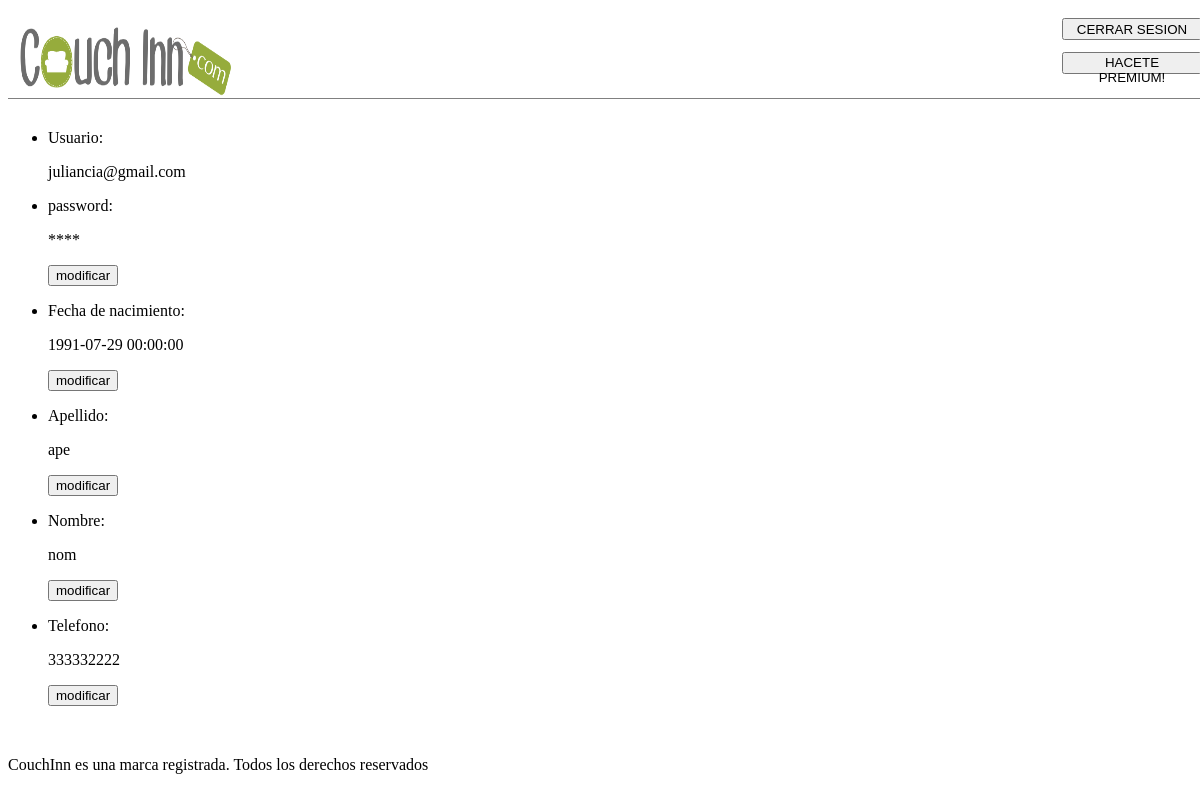
/perfil.php (signed in), run on an earlier commit of the app's database.
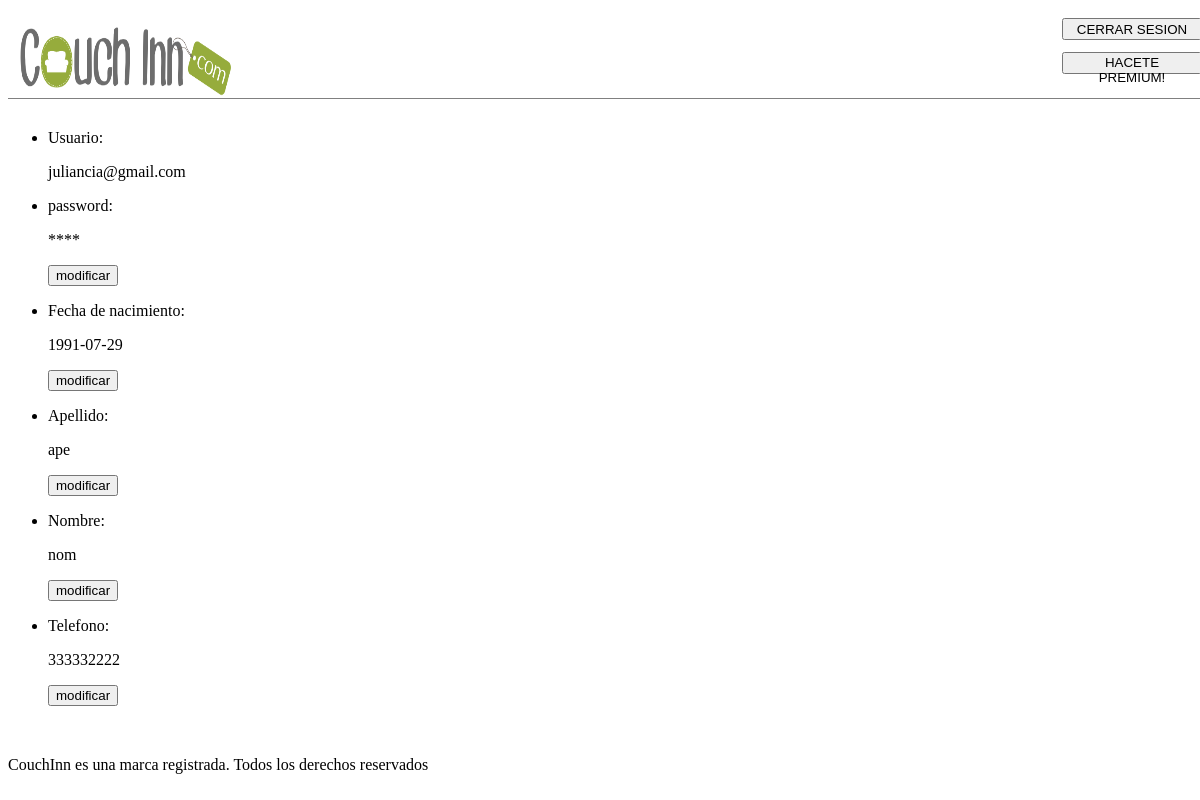
And on a later commit of the database.
### tables this page shows
CREATE TABLE `usuario` (
  `mail` varchar(100) NOT NULL,
  `password` varchar(60) NOT NULL,
  `fecha_nac` date NOT NULL,
  `apellido` varchar(45) NOT NULL,
  `nombre` varchar(45) NOT NULL,
  `telefono` int(10) UNSIGNED NOT NULL,
  `fechavencimiento` date DEFAULT NULL,
  `numTarjeta` bigint(16) UNSIGNED DEFAULT NULL,
  `codigoverificador` int(3) DEFAULT NULL
);

### functions.php (called while the page is built, shortened)
         <?php
function login_check($mysqli) {
    if (isset($_SESSION['mail'],$_SESSION['password'])) {
        $username = $_SESSION['mail'];
       if ($stmt = $mysqli->prepare("SELECT *
                                      FROM usuario
                                      WHERE mail = '".$username."'")) {
            $stmt->execute();
            $stmt->store_result();
            if ($stmt->num_rows == 1) {
                    return 1;
                } else {
                    return 2;
                    }
			} else {
				return 3;
			}
}else {
				return 4;
			}
}
?>

### perfil.php (the view, shortened to what this page needs)
<?php
 include("functions.php");
 $t = login_check($mysqli);
if( $t == 1) {
    $link = conectar();
    $sql = 'SELECT nombre FROM `usuario` WHERE numTarjeta is NOT NULL AND mail = "'.$_SESSION['mail'].'"';
    $consulta= mysqli_query($link , $sql);
    $row = mysqli_fetch_assoc($consulta);
 ?>
<html>
<head>
	<link rel="stylesheet" type="text/css" href="estiloperfil.css">
	</head>
<div id="contenedorgeneral">
	<div id="contenidobuscador">
		<a href="usuariocomun.php"><img class="iniciologo" src="FOTOS/logo.png" alt="logo"></a>
		<div id="botons">
		   <form  method="get" action="logout.php">
	             <button>CERRAR SESION</button>
	       </form>
	       <?php
	       if ($row == 0){ ?>
	       <form  method="get" action="premium.php">
		                  <button>HACETE PREMIUM!</button>
		   </form>
		   <?php }else { echo '<h2>Cuenta premium</h2>'; }
		   ?>
		</div>
	</div>
	<div id="perfilusuario">
	<?php
					$link = conectar();
					$sql="SELECT mail, password, fecha_nac, apellido, nombre, telefono
							FROM usuario WHERE mail='".$_SESSION['mail']."'";
					$resultado = mysqli_query($link , $sql) or die (mysqli_error($link));
					$row = mysqli_fetch_assoc($resultado);
					?>
						<ul>
								  <li>
								  <form method="POST"  id="formmail" action="modperfil.php">
									<?php echo '<td><p>Usuario: </p></td><td><input type="hidden" value="'.$row['mail'].'" id="mail"> <p id="change0">'.$row['mail'].'</p></input></td>'; ?>
									</form>
									</li>
								    <li>
									<form method="POST" name="formulario1" onsubmit=" return campovacio();" id="formpas" action="modperfil.php">
									<?php echo '<p>password: </p><input  type="hidden" id="password" name="password" value="'.$row['password'].'"><p id="change1">****</p></input>'; ?>
									<button id="modificarpas"  onclick="javascript:modificarpas1()" value="modificar">modificar</button>
								  </form>
								  </li>
								  <li>
								  <form method="POST" name="formulario2" onsubmit=" return fecha();" id="formfecha" action="modperfil.php">
									<?php echo '<p>Fecha de nacimiento: </p><input  type="hidden" id="fecha_nac"';
										  echo 'name="fecha_nac" value="'.$row['fecha_nac'].'"><p id="change2">'.$row['fecha_nac'].'</p></input>';
									?>
									<button id="modificarfecha" onclick="javascript:modificarfecha1()" value="modificar">modificar</button>
								  </form>
								  </li>
								  <li>
								  <form method="POST" name="formulario3" onsubmit=" return validarape();" id="formape" action="modperfil.php">
									<?php echo '<p>Apellido: </p><input type="hidden" id="apellido" name="apellido" value="'.$row['apellido'].'"><p id="change3">'.$row['apellido'].'</p></input>'; ?>
									<button id="modificarape" onclick="javascript:modificarape1()" value="modificar">modificar</button>
								  </form>
								  </li>
								  <li>
								  <form method="POST" name="formulario4" onsubmit=" return validarnom();" id="formnom" action="modperfil.php">
									<?php echo '<p>Nombre: </p><input type="hidden" id="nombre" name="nombre" value="'.$row['nombre'].'"><p id="change4">'.$row['nombre'].'</p></input>'; ?>
									<button id="modificarnom" onclick="javascript:modificarnom1() "value="modificar">modificar</button>
								  </form>
								  </li>
								  <li>
								  <form method="POST" name="formulario5" onsubmit=" return validartel();" id="formtel" action="modperfil.php">
									<?php echo '<p>Telefono: </p><input type="hidden" id="telefono" name="telefono" value="'.$row['telefono'].'"><p id="change5">'.$row['telefono'].'</p></input>'; ?>
									<button id="modificartel" onclick="javascript:modificartel1()" value="modificar">modificar</button>
								 </form>
								 </li>
						</ul><br />
	</div>
</div>
<footer> <p>CouchInn es una marca registrada. Todos los derechos reservados</p> </footer>
</html>
     <?php
}
?>

What changed in the data, as far as the page shows it:
changed usuario "juliancia@gmail.com": fecha_nac "1991-07-29 00:00:00" → "1991-07-29"
